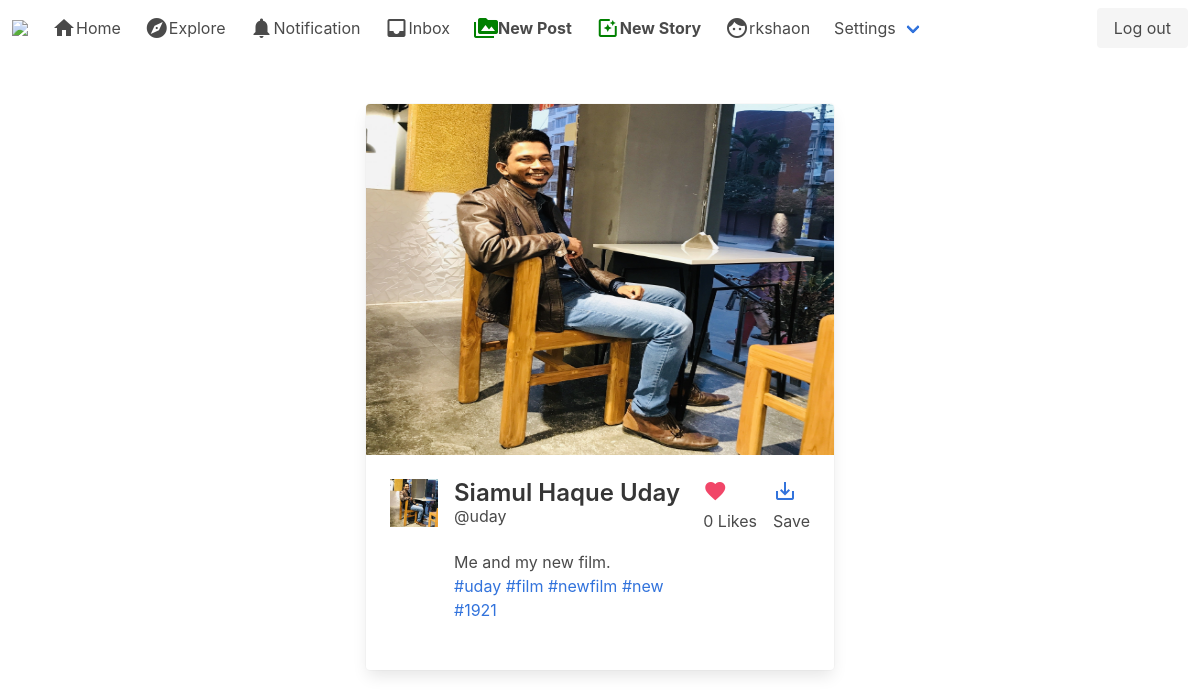
Page / (signed in) on the earlier database version.
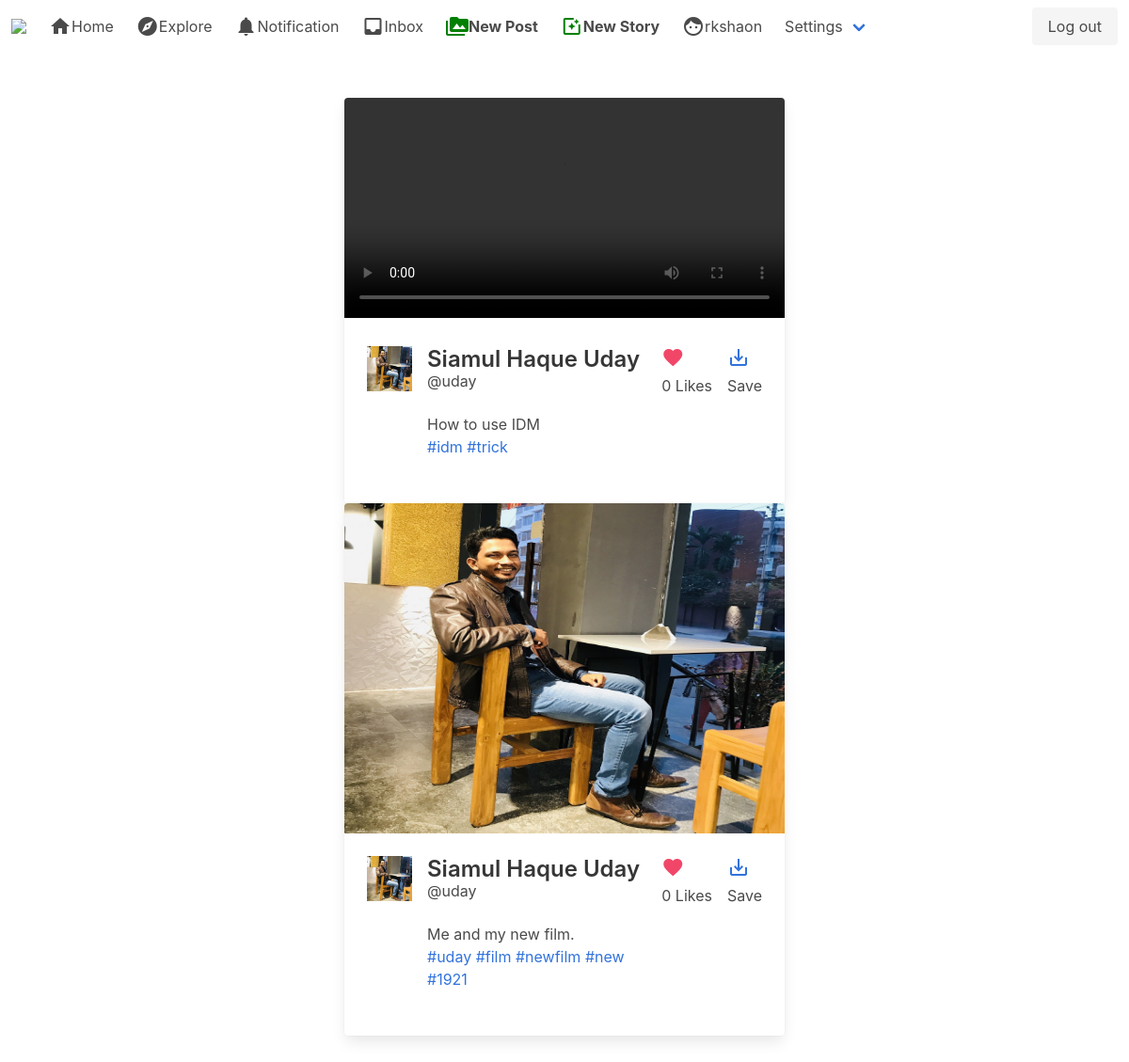
Same page on the later database version.
### post/models.py (models this page shows, shortened)
class Post(models.Model):
    id = models.UUIDField(primary_key=True, default=uuid.uuid4, editable=False)
    content = models.ManyToManyField(PostFileContent, related_name='contents')
    caption = models.TextField(max_length=1500, verbose_name='Caption')
    posted = models.DateTimeField(auto_now_add=True)
    tags = models.ManyToManyField(Tag, related_name='tags')
    user = models.ForeignKey(User, on_delete=models.CASCADE)
    likes = models.IntegerField(default=0)
    def get_absolute_url(self):
        return reverse('post_details', args=[str(self.id)]) # it have to match with url

class PostFileContent(models.Model):
    user = models.ForeignKey(User, on_delete=models.CASCADE, related_name='content_owner')
    file = models.FileField(upload_to=use_directory_path)

class Tag(models.Model):
    title = models.CharField(max_length=75, verbose_name='Tag')
    slug = models.SlugField(null=False, unique=True)
    class Meta:
        verbose_name = 'Tag'
        verbose_name_plural = 'Tags'
    def get_absolute_url(self):
        return reverse('tags', args=[self.slug])
    def __str__(self):
        return self.title

### authy/models.py (models this page shows, shortened)
class Profile(models.Model):
    user = models.OneToOneField(User, on_delete=models.CASCADE)
    first_name = models.CharField(max_length=50, null=True, blank=True)
    last_name = models.CharField(max_length=50, null=True, blank=True)
    location = models.CharField(max_length=50, null=True, blank=True)
    url = models.CharField(max_length=80, null=True, blank=True)
    profile_info = models.TextField(max_length=150, null=True, blank=True)
    created = models.DateField(auto_now_add=True)
    favorites = models.ManyToManyField(Post)
    picture = models.ImageField(upload_to=use_directory_path, blank=True, null=True, verbose_name='Picture')

### post/views.py (the view)
# urls.py: path('', index, name='index'),
@login_required
def index(request):
    user = request.user
    posts = Stream.objects.filter(user=user)
    stories = StoryStream.objects.filter(user=user)
    group_ids = []
    for post in posts:
        group_ids.append(post.post_id)
    post_items = Post.objects.filter(id__in=group_ids).all().order_by('-posted')
    context = {
        'post_items': post_items,
        'stories': stories,
    }
    template = loader.get_template('index.html')
    return HttpResponse(template.render(context, request))

### direct_message/views.py (called while the page is built)
def check_dm(request):
    directs_count = 0
    if request.user.is_authenticated:
        directs_count = Message.objects.filter(user=request.user, is_read=False).count()
    return {'directs_count': directs_count}

### notifications/views.py (called while the page is built)
def count_notification(request):
    count_notifications = 0
    if request.user.is_authenticated:
        count_notifications = Notification.objects.filter(user=request.user, is_seen=False).count()
    return {'count_notifications': count_notifications}

### instagram_clone/templates/index.html (shortened to what this page needs)
{% extends 'base.html' %}
{% load static %}
{% block content %}
<div class="columns is-mobile is-centered">
  <div class="column is-half">
    {% for post_item in post_items %}
    <div class="card">
      <div class="card-image">
        {% if post_item.content.first.file.name|slice:"-3:" == 'jpg' or post_item.content.first.file.name|slice:"-3:" == 'png'%}
        <figure class="image is-4by3">
          <a href="{{ post_item.get_absolute_url }}">
            <img src="{{ post_item.content.first.file.url }}" alt="post-image">
          </a>
        </figure>
        {% else %}
        <a href="{{ post_item.get_absolute_url }}">
          <video width="1080" controls="controls" preload="metadata">
            <source src="{{ post_item.content.first.file.url }}#t=0.5" type="video/mp4">
          </video>
        </a>
        {% endif %}
      </div>
      <div class="card-content">
        <div class="media">
          <div class="media-left">
            <figure class="image is-48x48">
              {% if post_item.user.profile.picture %}
              <img src="{{ post_item.user.profile.picture.url }}" alt="Placeholder image">
              {% else %}
              <img src="https://bulma.io/images/placeholders/96x96.png" alt="Placeholder image">
              {% endif %}
            </figure>
          </div>
          <div class="media-content">
            {% if post_item.user.profile.first_name %}
            <a href="{% url 'profile' post_item.user %}"><p class="title is-4">{{ post_item.user.profile.first_name }} {{ post_item.user.profile.last_name }}</p></a>
            {% else %}
            <p class="title is-4">Unknown</p>
            {% endif %}
            <p class="subtitle is-6">@{{ post_item.user.username }}</p>
              {{ post_item.caption }}
              <p>{% for tag in post_item.tags.all %}<a href="{{ tag.get_absolute_url }}">#{{ tag }}</a> {% endfor %}</p>
              <br>
          </div>
          <div class="media-right">
            <a href="{% url 'post_like' post_item.id %}"><i style="" class="material-icons has-text-danger">favorite</i></a>
            <p>{{ post_item.likes }} Likes</p>
          </div>
          <div class="media-right">
            <a href="#"><i class="material-icons">save_alt</i></a>
            <p>Save</p>
          </div>
        </div>
      </div>
    </div>
    {% endfor %}
    <br>
  </div>
</div>
{% endblock %}

### instagram_clone/templates/base.html (shortened to what this page needs)
{% load static %}
<!DOCTYPE html>
<html>
  <head>
    <link rel="stylesheet" href="{% static 'css/bulma.min.css' %}">
    <link rel="stylesheet" href="{% static 'css/style.css' %}">
  </head>
  <body>
    <nav class="navbar" role="navigation" aria-label="main navigation">
      <div class="navbar-brand">
        <a class="navbar-item" href="{% url 'index' %}">
          <img src="https://upload.wikimedia.org/wikipedia/commons/thumb/e/e7/Instagram_logo_2016.svg/1200px-Instagram_logo_2016.svg.png" width="" height="28">
        </a>
      </div>
      <div id="navbarBasicExample" class="navbar-menu">
        <div class="navbar-start">
          <a href="{% url 'index' %}" class="navbar-item"><span class="material-icons">home</span>Home</a>
          <a class="navbar-item"><span class="material-icons">explore</span>Explore</a>
          <a href="{% url 'show_notification' %}" class="navbar-item"><span class="material-icons">notifications</span>
            Notification
          </a>
          <a class="navbar-item" href="{% url 'inbox' %}">
            <i class="material-icons">inbox</i>
            Inbox
          </a>
          <a class="navbar-item" href="{% url 'new_post' %}"><span class="material-icons" style="color: green;">perm_media</span><strong>New Post</strong></a>
          <a class="navbar-item" href="{% url 'new_story' %}"><span class="material-icons" style="color: green;">photo_filter</span><strong>New Story</strong></a>
          <a class="navbar-item" href="{% url 'profile' request.user %}"><span class="material-icons">face</span>{{request.user}}</a>
          <div class="navbar-item has-dropdown is-hoverable">
            <a class="navbar-link">Settings</a>
          </div>
        </div>
        <div class="navbar-end">
          <div class="navbar-item">
            <div class="buttons">
              {% if user.is_authenticated %}
              <a href="{% url 'logout' %}" class="button is-light">Log out</a>
              {% else %}
              <a class="button is-primary"><strong>Sign up</strong></a>
              <a href="{% url 'login' %}" class="button is-light">Log in</a>
              {% endif %}
            </div>
          </div>
        </div>
      </div>
    </nav>
    <section class="section">
      <div class="container">
        {% block content %}
        {% endblock %}
      </div>
    </section>
  </body>
</html>

### instagram_clone/static/css/style.css (style rules this page uses)
* { box-sizing:border-box }

Differences in the rows shown:
added Post: user.profile.picture (placeholder picture), user.profile.first_name "Siamul Haque", user.profile.last_name "Uday", user.username "uday", caption "How to use IDM", likes "0"
added Tag: title "idm", shown under "Siamul Haque"
added Tag: title "trick", shown under "Siamul Haque"
